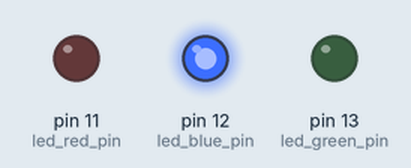
Simulated run of this program. Board: Raspberry Pi (header pin numbers). On the bench: output pins drawn as LEDs (lit = HIGH).

Above: at 0.07 s.
At 1.42 s:
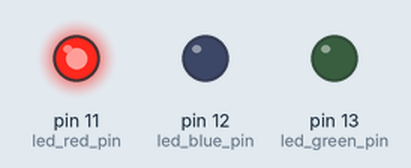
At 2.77 s:
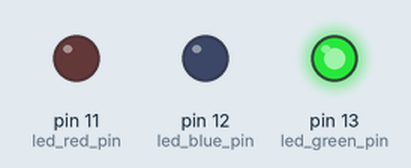
Timing chart, 0 to 3.1 s (numbered marks = the images above):
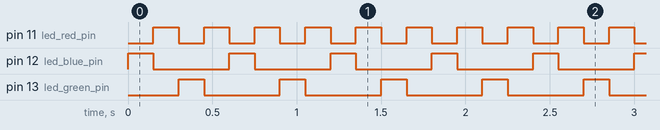

The program:

led_blinking.py
```python
import RPi.GPIO as GPIO    # Import Raspberry Pi GPIO library
from time import sleep     # Import the sleep function from the time module
GPIO.setwarnings(False)    # Ignore warning for now
GPIO.setmode(GPIO.BOARD)   # Use physical pin numbering

led_red_pin = 11
led_blue_pin = 12
led_green_pin = 13

GPIO.setup(led_red_pin, GPIO.OUT, initial=GPIO.LOW)   # Set pin 8 to be an output pin and set initial
GPIO.setup(led_blue_pin, GPIO.OUT, initial=GPIO.LOW)   # Set pin 8 to be an output pin and set initial
GPIO.setup(led_green_pin, GPIO.OUT, initial=GPIO.LOW)   # Set pin 8 to be an output pin and set initial


def red_on():
    GPIO.output(led_red_pin, GPIO.HIGH)


def red_off():
    GPIO.output(led_red_pin, GPIO.LOW)


def green_on():
    GPIO.output(led_green_pin, GPIO.HIGH)


def green_off():
    GPIO.output(led_green_pin, GPIO.LOW)


def blue_on():
    GPIO.output(led_blue_pin, GPIO.HIGH)


def blue_off():
    GPIO.output(led_blue_pin, GPIO.LOW)


def loop_linear():
    sleep_time = 0.5
    while True:
        GPIO.output(led_blue_pin, GPIO.HIGH)
        sleep(sleep_time)

        GPIO.output(led_blue_pin, GPIO.LOW)
        GPIO.output(led_red_pin, GPIO.HIGH)
        sleep(sleep_time)

        GPIO.output(led_red_pin, GPIO.LOW)
        GPIO.output(led_green_pin, GPIO.HIGH)
        sleep(sleep_time)

        GPIO.output(led_green_pin, GPIO.LOW)


def loop_super_flash():
    sleep_time = 0.15
    while True:
        blue_on()
        red_off()
        green_off()
        sleep(sleep_time)

        blue_off()
        red_on()
        green_off()
        sleep(sleep_time)

        blue_off()
        red_off()
        green_on()
        sleep(sleep_time)

        blue_off()
        red_on()
        green_off()
        sleep(sleep_time)


def destroy():
    GPIO.cleanup()


try:
    loop_super_flash()
except KeyboardInterrupt:
    destroy()
```

Measured:
- by itself, pin 11 (led_red_pin): alternates HIGH for 0.15 s and LOW for 0.15 s
- by itself, pin 12 (led_blue_pin), pin 13 (led_green_pin): alternates HIGH for 0.15 s and LOW for 0.45 s
- by itself, everything shown: repeats every 0.60 s, in 4 steps
